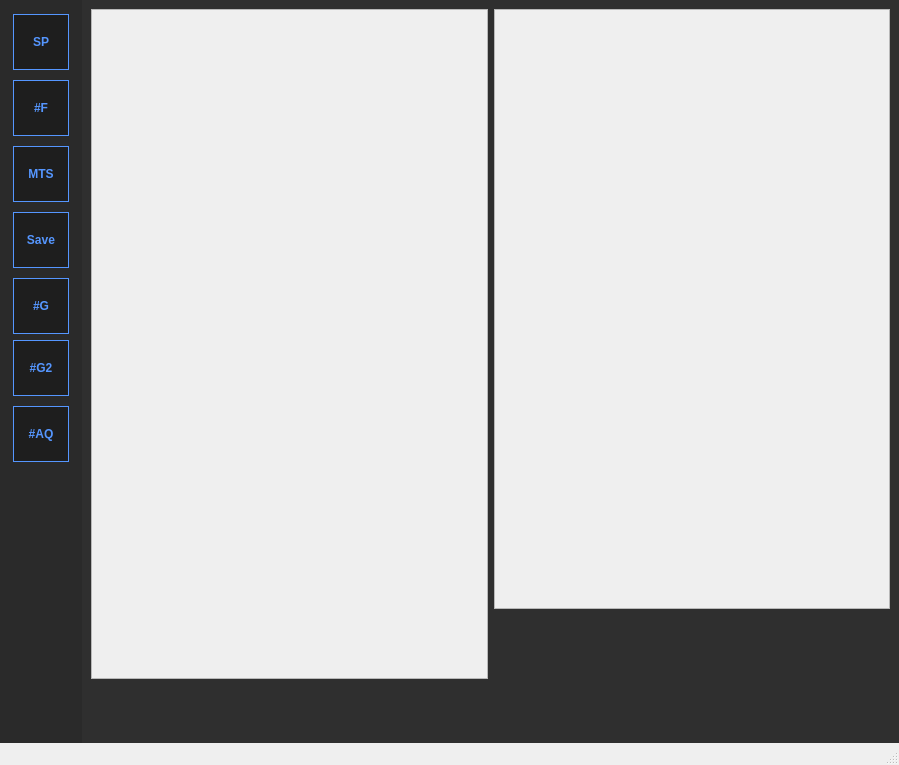
<?xml version="1.0" encoding="UTF-8"?>
<ui version="4.0">
 <class>MainWindow</class>
 <widget class="QMainWindow" name="MainWindow">
  <property name="geometry">
   <rect>
    <x>0</x>
    <y>0</y>
    <width>899</width>
    <height>765</height>
   </rect>
  </property>
  <property name="windowTitle">
   <string>MainWindow</string>
  </property>
  <property name="styleSheet">
   <string notr="true">QLabel {
	color:white;
	font-size:12px;
}

QLabel::disabled{
	color: rgb(171, 171, 171);
	font-size:12px;
}
QCheckBox {
	color:white;
	font-weight:500;
}
QCheckBox::indicator:unchecked {
	background-color:rgb(255, 255, 255);
	border: 2px solid rgb(45, 45, 45);
	border-radius: 3px;
	width: 11px;
	height: 11px;
}

QCheckBox::indicator:checked {
	background-color:rgb(50, 167, 24);
	border: 2px solid rgb(45, 45, 45);
	border-radius: 3px;
	width: 11px;
	height: 11px;
}

QCheckBox::disabled {
	color:rgb(171, 171, 171);
}
QPushButton {
	background-color: rgb(30, 30, 30);
	border: 1px solid rgb(85, 150, 255);
	color: rgb(85, 150, 255);
	padding: 4px 10px;
	font: 75 10pt &quot;Segoe UI&quot;;
	font-weight: 500;
}
QPushButton::hover {
	background-color: rgb(85, 150, 255);
	border: 1px solid rgb(30, 30, 30);
	font: 75 10pt &quot;Segoe UI&quot;;
	color: rgb(30, 30, 30);
	border-radius:5px;
	font-weight: 500;
}

QPushButton::disabled {
	color:rgb(30, 47, 103);
	background-color:rgb(85, 106, 132);
	border: 1px solid rgb(7, 23, 59);
	border-radius: 10px;
	font-size: 14px;
}

QLineEdit::disabled {
	background-color: rgb(181, 181, 181);
}
QLineEdit::enabled {
	font-size: 11px;
	padding: 5px 10px;
	border: 1px solid rgb(80, 80, 80);
	border-radius: 4px;
	background-color:  rgb(60,60,60);
	color: rgb(200, 200, 200);
}

QLineEdit::hover {
	border: 1px solid rgb(120, 120, 120);
	border-radius: 4px;
	background-color:  rgb(80,80,80);
}

QLineEdit::focus {
	border: 1px solid rgb(100, 100, 100);
	border-radius: 4px;
	background-color:  rgb(70,70,70);
}

#widget_2 {
	background-color: rgb(47, 47, 47);
}

#centralwidget{
	background-color: rgb(42, 42, 42);
}

</string>
  </property>
  <widget class="QWidget" name="centralwidget">
   <layout class="QHBoxLayout" name="horizontalLayout" stretch="1,10">
    <property name="spacing">
     <number>0</number>
    </property>
    <property name="leftMargin">
     <number>0</number>
    </property>
    <property name="topMargin">
     <number>0</number>
    </property>
    <property name="rightMargin">
     <number>0</number>
    </property>
    <property name="bottomMargin">
     <number>0</number>
    </property>
    <item alignment="Qt::AlignHCenter|Qt::AlignTop">
     <widget class="QWidget" name="widget" native="true">
      <layout class="QVBoxLayout" name="verticalLayout">
       <property name="spacing">
        <number>10</number>
       </property>
       <property name="leftMargin">
        <number>0</number>
       </property>
       <property name="topMargin">
        <number>10</number>
       </property>
       <property name="rightMargin">
        <number>0</number>
       </property>
       <property name="bottomMargin">
        <number>10</number>
       </property>
       <item>
        <widget class="QPushButton" name="serialPortBtn">
         <property name="sizePolicy">
          <sizepolicy hsizetype="Minimum" vsizetype="Minimum">
           <horstretch>0</horstretch>
           <verstretch>0</verstretch>
          </sizepolicy>
         </property>
         <property name="minimumSize">
          <size>
           <width>56</width>
           <height>56</height>
          </size>
         </property>
         <property name="maximumSize">
          <size>
           <width>48</width>
           <height>48</height>
          </size>
         </property>
         <property name="text">
          <string>SP</string>
         </property>
        </widget>
       </item>
       <item>
        <widget class="QPushButton" name="graphBtn">
         <property name="minimumSize">
          <size>
           <width>56</width>
           <height>56</height>
          </size>
         </property>
         <property name="maximumSize">
          <size>
           <width>48</width>
           <height>48</height>
          </size>
         </property>
         <property name="text">
          <string>#F</string>
         </property>
        </widget>
       </item>
       <item>
        <widget class="QPushButton" name="motorsBtn">
         <property name="minimumSize">
          <size>
           <width>56</width>
           <height>56</height>
          </size>
         </property>
         <property name="maximumSize">
          <size>
           <width>48</width>
           <height>48</height>
          </size>
         </property>
         <property name="text">
          <string>MTS</string>
         </property>
        </widget>
       </item>
       <item>
        <widget class="QPushButton" name="saveBtn">
         <property name="minimumSize">
          <size>
           <width>56</width>
           <height>56</height>
          </size>
         </property>
         <property name="maximumSize">
          <size>
           <width>48</width>
           <height>48</height>
          </size>
         </property>
         <property name="text">
          <string>Save</string>
         </property>
        </widget>
       </item>
       <item>
        <widget class="QPushButton" name="graphBtnLoad">
         <property name="sizePolicy">
          <sizepolicy hsizetype="Minimum" vsizetype="Fixed">
           <horstretch>0</horstretch>
           <verstretch>4</verstretch>
          </sizepolicy>
         </property>
         <property name="minimumSize">
          <size>
           <width>56</width>
           <height>56</height>
          </size>
         </property>
         <property name="maximumSize">
          <size>
           <width>48</width>
           <height>48</height>
          </size>
         </property>
         <property name="text">
          <string>#G</string>
         </property>
        </widget>
       </item>
       <item>
        <widget class="QPushButton" name="graphBtn2Load">
         <property name="minimumSize">
          <size>
           <width>56</width>
           <height>56</height>
          </size>
         </property>
         <property name="maximumSize">
          <size>
           <width>56</width>
           <height>56</height>
          </size>
         </property>
         <property name="text">
          <string>#G2</string>
         </property>
        </widget>
       </item>
       <item>
        <widget class="QPushButton" name="aquireData">
         <property name="sizePolicy">
          <sizepolicy hsizetype="Minimum" vsizetype="Fixed">
           <horstretch>56</horstretch>
           <verstretch>56</verstretch>
          </sizepolicy>
         </property>
         <property name="minimumSize">
          <size>
           <width>56</width>
           <height>56</height>
          </size>
         </property>
         <property name="maximumSize">
          <size>
           <width>56</width>
           <height>56</height>
          </size>
         </property>
         <property name="text">
          <string>#AQ</string>
         </property>
        </widget>
       </item>
      </layout>
     </widget>
    </item>
    <item>
     <widget class="QWidget" name="widget_2" native="true">
      <layout class="QVBoxLayout" name="verticalLayout_2" stretch="20,1">
       <property name="spacing">
        <number>0</number>
       </property>
       <property name="leftMargin">
        <number>0</number>
       </property>
       <property name="topMargin">
        <number>0</number>
       </property>
       <property name="rightMargin">
        <number>0</number>
       </property>
       <property name="bottomMargin">
        <number>0</number>
       </property>
       <item>
        <widget class="QWidget" name="widget_4" native="true">
         <property name="sizePolicy">
          <sizepolicy hsizetype="Expanding" vsizetype="Expanding">
           <horstretch>0</horstretch>
           <verstretch>0</verstretch>
          </sizepolicy>
         </property>
         <property name="styleSheet">
          <string notr="true">QScrollArea { background: transparent; border:0; }
QScrollArea &gt; QWidget &gt; QWidget { background: transparent; border:0;}
QScrollArea &gt; QWidget &gt; QScrollBar { background: palette(base); border:0;}</string>
         </property>
         <layout class="QHBoxLayout" name="horizontalLayout_2">
          <item alignment="Qt::AlignTop">
           <widget class="QWidget" name="settingsWidget" native="true">
            <property name="minimumSize">
             <size>
              <width>100</width>
              <height>100</height>
             </size>
            </property>
            <layout class="QVBoxLayout" name="settingsLayout">
             <property name="spacing">
              <number>0</number>
             </property>
             <property name="leftMargin">
              <number>0</number>
             </property>
             <property name="topMargin">
              <number>0</number>
             </property>
             <property name="rightMargin">
              <number>0</number>
             </property>
             <property name="bottomMargin">
              <number>0</number>
             </property>
             <item>
              <widget class="QScrollArea" name="scrollArea">
               <property name="minimumSize">
                <size>
                 <width>0</width>
                 <height>670</height>
                </size>
               </property>
               <property name="widgetResizable">
                <bool>true</bool>
               </property>
               <widget class="QWidget" name="settingsContentWidget">
                <property name="geometry">
                 <rect>
                  <x>0</x>
                  <y>0</y>
                  <width>393</width>
                  <height>670</height>
                 </rect>
                </property>
                <layout class="QVBoxLayout" name="settingsContentLayout"/>
               </widget>
              </widget>
             </item>
            </layout>
           </widget>
          </item>
          <item alignment="Qt::AlignTop">
           <widget class="QWidget" name="settingsWidget2" native="true">
            <property name="minimumSize">
             <size>
              <width>100</width>
              <height>100</height>
             </size>
            </property>
            <layout class="QVBoxLayout" name="settingsLayout2">
             <property name="spacing">
              <number>0</number>
             </property>
             <property name="leftMargin">
              <number>0</number>
             </property>
             <property name="topMargin">
              <number>0</number>
             </property>
             <property name="rightMargin">
              <number>0</number>
             </property>
             <property name="bottomMargin">
              <number>0</number>
             </property>
             <item>
              <widget class="QScrollArea" name="scrollArea_2">
               <property name="minimumSize">
                <size>
                 <width>0</width>
                 <height>600</height>
                </size>
               </property>
               <property name="widgetResizable">
                <bool>true</bool>
               </property>
               <widget class="QWidget" name="settingsContentWidget2">
                <property name="geometry">
                 <rect>
                  <x>0</x>
                  <y>0</y>
                  <width>392</width>
                  <height>600</height>
                 </rect>
                </property>
                <layout class="QVBoxLayout" name="settingsContentLayout2"/>
               </widget>
              </widget>
             </item>
            </layout>
           </widget>
          </item>
         </layout>
        </widget>
       </item>
       <item alignment="Qt::AlignRight">
        <widget class="SerialConnection" name="serialConnectionWidget" native="true"/>
       </item>
      </layout>
     </widget>
    </item>
   </layout>
  </widget>
  <widget class="QMenuBar" name="menubar">
   <property name="geometry">
    <rect>
     <x>0</x>
     <y>0</y>
     <width>899</width>
     <height>27</height>
    </rect>
   </property>
  </widget>
  <widget class="QStatusBar" name="statusbar"/>
 </widget>
 <customwidgets>
  <customwidget>
   <class>SerialConnection</class>
   <extends>QWidget</extends>
   <header location="global">serialconnection.h</header>
   <container>1</container>
  </customwidget>
 </customwidgets>
 <resources/>
 <connections/>
</ui>
